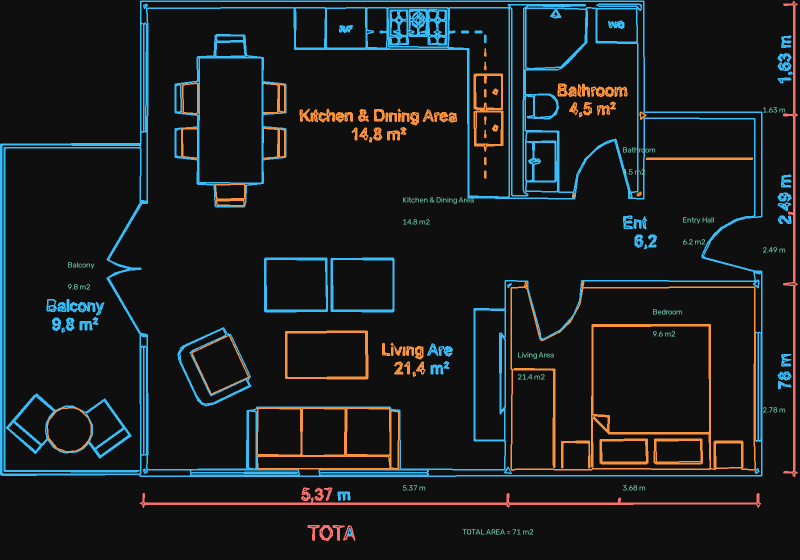
#> input picture debug_clean_layers_v2.png, 1600 x 1120 px (shown at 1/2 size)
$ python cli.py debug_clean_layers_v2.png
#> lines starting #> are read from the running program, lines starting #| are printed output that depends on the picture; after the words box and inside, x2 and y2 are one past the last pixel; in counts of white or black regions, pixels touching at a corner belong together
### engine/super_res.py
"""
ArchVec v11: Super-Resolution & Denoising Engine.
Enhances line sharpness, removes JPEG artifacts, and scales up 2x/4x.
"""

import cv2
import numpy as np
import os
import subprocess


class SuperResEnhancer:
    def __init__(self, scale: int = 2, denoise_strength: int = 50):
        self.scale = scale
        self.denoise_strength = denoise_strength

    def enhance(self, img_bgr: np.ndarray) -> np.ndarray:
        """
        Enhances raster floor plan with high-order Lanczos interpolation,
        edge-preserving bilateral smoothing, and unsharp masking.
        """
        h, w = img_bgr.shape[:2]
        target_w = w * self.scale
        target_h = h * self.scale

        # 1. High-fidelity Lanczos4 Upscaling
        upscaled = cv2.resize(img_bgr, (target_w, target_h), interpolation=cv2.INTER_LANCZOS4)

        # 2. Edge-Preserving Bilateral Denoising
        denoised = cv2.bilateralFilter(
            upscaled,
            d=9,
            sigmaColor=self.denoise_strength,
            sigmaSpace=self.denoise_strength
        )

        # 3. Unsharp Masking for Sharp Architectural Inks
        gaussian = cv2.GaussianBlur(denoised, (0, 0), sigmaX=2.0)
        sharpened = cv2.addWeighted(denoised, 1.5, gaussian, -0.5, 0)

        return sharpened

### engine/ink_extractor.py
"""
ArchVec v11: Clean Ink Extraction & Background Removal Engine.
Extracts pure black/gray architectural lines and discards paper textures.
"""

import cv2
import numpy as np


class InkExtractor:
    def __init__(self, block_size: int = 21, c_offset: int = 8, min_speckle_area: int = 6):
        self.block_size = block_size if block_size % 2 == 1 else block_size + 1
        self.c_offset = c_offset
        self.min_speckle_area = min_speckle_area

    def extract_ink_mask(self, img_bgr: np.ndarray) -> np.ndarray:
        """
        Converts image to grayscale, applies adaptive thresholding,
        and filters out tiny dust/speckles.
        Returns uint8 binary mask (ink=255, background=0).
        """
        if len(img_bgr.shape) == 3:
            gray = cv2.cvtColor(img_bgr, cv2.COLOR_BGR2GRAY)
        else:
            gray = img_bgr.copy()

        # 1. Adaptive Gaussian Thresholding
        binary = cv2.adaptiveThreshold(
            gray,
            255,
            cv2.ADAPTIVE_THRESH_GAUSSIAN_C,
            cv2.THRESH_BINARY_INV,
            self.block_size,
            self.c_offset
        )

        # 2. Filter floating dust / tiny specs
        num_labels, labels, stats, _ = cv2.connectedComponentsWithStats(binary, connectivity=8)
        clean_mask = np.zeros_like(binary)
        for i in range(1, num_labels):
            if stats[i, cv2.CC_STAT_AREA] >= self.min_speckle_area:
                clean_mask[labels == i] = 255

        return clean_mask

### engine/vectorizer.py
"""
ArchVec v11: Vectorization Engine (Outline & Centerline with Ortho-Snapping).
Converts binary ink masks into clean geometric polylines and lines.
"""

from typing import List, Tuple, Dict, Any
import math
import cv2
import numpy as np
from skimage.morphology import skeletonize


class Vectorizer:
    def __init__(self, epsilon_px: float = 1.8, ortho_tol_deg: float = 4.0, min_area: float = 12.0):
        self.epsilon_px = epsilon_px
        self.ortho_tol_deg = ortho_tol_deg
        self.min_area = min_area

    def vectorize_outline(self, binary_mask: np.ndarray) -> List[np.ndarray]:
        """
        Extracts closed contour polygons and applies Douglas-Peucker simplification + Ortho snapping.
        """
        contours, _ = cv2.findContours(binary_mask, cv2.RETR_CCOMP, cv2.CHAIN_APPROX_SIMPLE)
        polygons = []

        for cnt in contours:
            area = cv2.contourArea(cnt)
            if area < self.min_area:
                continue

            approx = cv2.approxPolyDP(cnt, epsilon=self.epsilon_px, closed=True)
            if len(approx) >= 3:
                pts = approx[:, 0, :]
                rectified = self._ortho_rectify_polygon(pts)
                polygons.append(rectified)

        return polygons

    # [42 lines left out: functions vectorize_centerline, _ortho_rectify_line, not called in this run]

    def _ortho_rectify_polygon(self, pts: np.ndarray) -> np.ndarray:
        snapped = []
        n = len(pts)
        for i in range(n):
            p1 = pts[i].astype(float)
            p2 = pts[(i + 1) % n].astype(float)
            dx = p2[0] - p1[0]
            dy = p2[1] - p1[1]
            ang = (math.degrees(math.atan2(dy, dx)) + 360.0) % 180.0

            if ang < self.ortho_tol_deg or ang > (180.0 - self.ortho_tol_deg):
                p2[1] = p1[1]
            elif abs(ang - 90.0) < self.ortho_tol_deg:
                p2[0] = p1[0]

            snapped.append(p1)

        return np.array(snapped, dtype=float)

### engine/scale_calibrator.py
"""
ArchVec v11: Single-Reference Metric Scale Calibrator.
Transforms pixel vectors into real-world 1:1 metric CAD coordinates.
"""

from typing import Tuple, List
import math
import numpy as np


class ScaleCalibrator:
    def __init__(self, scale_m_per_px: float = 0.015):
        self.scale_m_per_px = scale_m_per_px

    def calibrate_from_reference_line(
        self,
        pt1_px: Tuple[float, float],
        pt2_px: Tuple[float, float],
        real_length_m: float
    ) -> float:
        """
        Calculates scale factor (meters per pixel) from two points and known real-world length.
        """
        dx = pt2_px[0] - pt1_px[0]
        dy = pt2_px[1] - pt1_px[1]
        dist_px = math.hypot(dx, dy)

        if dist_px < 1e-4:
            raise ValueError("Reference points are too close to compute valid scale.")

        self.scale_m_per_px = real_length_m / dist_px
        return self.scale_m_per_px

    def transform_point_to_cad(self, x_px: float, y_px: float, img_height_px: float) -> Tuple[float, float]:
        """
        Converts raster pixel (origin top-left, Y downwards)
        to CAD metric coordinates (origin bottom-left, Y upwards, in meters).
        """
        cad_x = x_px * self.scale_m_per_px
        cad_y = (img_height_px - y_px) * self.scale_m_per_px
        return (cad_x, cad_y)

    def transform_polygon_to_cad(self, polygon_px: np.ndarray, img_height_px: float) -> List[Tuple[float, float]]:
        return [
            self.transform_point_to_cad(pt[0], pt[1], img_height_px)
            for pt in polygon_px
        ]

### engine/dxf_exporter.py
"""
ArchVec v11: Professional AIA Layered DXF Exporter.
Exports metric AutoCAD DXF files (R2010) with clean layers.
"""

from typing import List, Tuple, Optional
import io
import math
import numpy as np
import ezdxf
from ezdxf.enums import TextEntityAlignment


class DXFExporter:
    def __init__(self):
        pass

    def export(
        self,
        polygons_cad: Optional[List[List[Tuple[float, float]]]] = None,
        lines_cad: Optional[List[Tuple[Tuple[float, float], Tuple[float, float]]]] = None,
        reference_info: Optional[str] = None
    ) -> str:
        """
        Generates standard AutoCAD R2010 DXF document string.
        """
        doc = ezdxf.new("R2010")
        msp = doc.modelspace()

        # Setup standard AIA CAD layers
        layers = [
            ("A-WALL", 7, "Continuous"),        # White/Black
            ("A-CENTERLINE", 3, "Continuous"),  # Green
            ("A-DIMS", 1, "Continuous"),        # Red
            ("A-ANNO", 6, "Continuous")         # Magenta
        ]

        for name, color, linetype in layers:
            if name not in doc.layers:
                doc.layers.add(name=name, color=color, linetype=linetype)

        # 1. Export Outline Polygons (A-WALL)
        if polygons_cad:
            for poly in polygons_cad:
                if len(poly) >= 3:
                    msp.add_lwpolyline(poly, close=True, dxfattribs={"layer": "A-WALL"})

        # 2. Export Centerline Segments (A-CENTERLINE)
        if lines_cad:
            for p1, p2 in lines_cad:
                msp.add_line(p1, p2, dxfattribs={"layer": "A-CENTERLINE"})

        # 3. Reference Annotation
        if reference_info:
            msp.add_text(
                reference_info,
                dxfattribs={"layer": "A-ANNO", "height": 0.30}
            ).set_placement((0, -1.0), align=TextEntityAlignment.LEFT)

        stream = io.StringIO()
        doc.write(stream)
        return stream.getvalue()

    def save_file(self, dxf_string: str, filepath: str) -> str:
        with open(filepath, "w", encoding="utf-8") as f:
            f.write(dxf_string)
        return filepath

### cli.py
#!/usr/bin/env python3
"""
ArchVec v11: CLI Pipeline Runner (Raster to Metric CAD/DXF).
"""

import sys
import os
import argparse
import cv2

sys.path.insert(0, os.path.abspath(os.path.dirname(__file__)))

from engine.super_res import SuperResEnhancer
from engine.ink_extractor import InkExtractor
from engine.vectorizer import Vectorizer
from engine.scale_calibrator import ScaleCalibrator
from engine.dxf_exporter import DXFExporter


def process_plan_to_dxf(
    input_image_path: str,
    output_dxf_path: str,
    real_ref_meters: float = 5.37,
    ref_pt1=(96, 492),
    ref_pt2=(476, 492),
    mode: str = "outline",
    scale_factor: int = 2
):
#> called with input_image_path = 'debug_clean_layers_v2.png', output_dxf_path = 'output.dxf', real_ref_meters = 5.37, ref_pt1 = (96, 492), ref_pt2 = (476, 492), mode = 'outline', scale_factor = 2
    print(f"================================================================")
    print(f"  ArchVec v11: Raster to Metric CAD Vectorization Pipeline")
    print(f"  Input: {input_image_path}")
    print(f"  Output: {output_dxf_path}")
    print(f"================================================================")

    if not os.path.exists(input_image_path):
        raise FileNotFoundError(f"Input file not found: {input_image_path}")

    img = cv2.imread(input_image_path)
#> img is the input picture: shape (1120, 1600, 3); mean B, G, R 30.4, 29.2, 25.1
    h, w = img.shape[:2]
    print(f"[1/5] Loaded image: {w}x{h} px")
#| [1/5] Loaded image: 1600x1120 px

    # Step 1: Super-Resolution / Neural Sharpening
    print("[2/5] Running Super-Resolution & Denoising...")
    enhancer = SuperResEnhancer(scale=scale_factor, denoise_strength=45)
    enhanced = enhancer.enhance(img)
#> in enhance, `upscaled = cv2.resize(img_bgr, (target_w, target_h), interpolation=cv2..`:
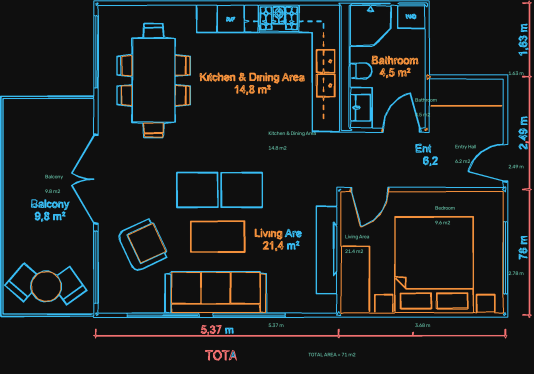
#> upscaled: shape (2240, 3200, 3) (shown at 1/6 size); mean B, G, R 30.2, 29.3, 25
    eh, ew = enhanced.shape[:2]

    # Step 2: Clean Ink Extraction
    print("[3/5] Extracting clean ink lines & removing background...")
    extractor = InkExtractor(block_size=21, c_offset=8, min_speckle_area=6)
    ink_mask = extractor.extract_ink_mask(enhanced)
#> in extract_ink_mask, `gray = cv2.cvtColor(img_bgr, cv2.COLOR_BGR2GRAY)`:
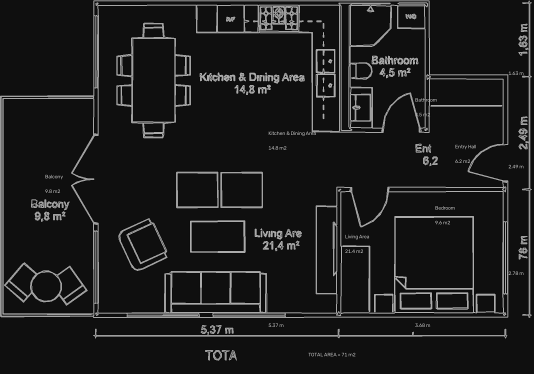
#> gray: shape (2240, 3200) (shown at 1/6 size); min 0, max 227, mean 28.3
#> in extract_ink_mask, `binary = cv2.adaptiveThreshold( gray, 255, cv2.ADAPTIVE_THRESH_GAUSSIA..`:
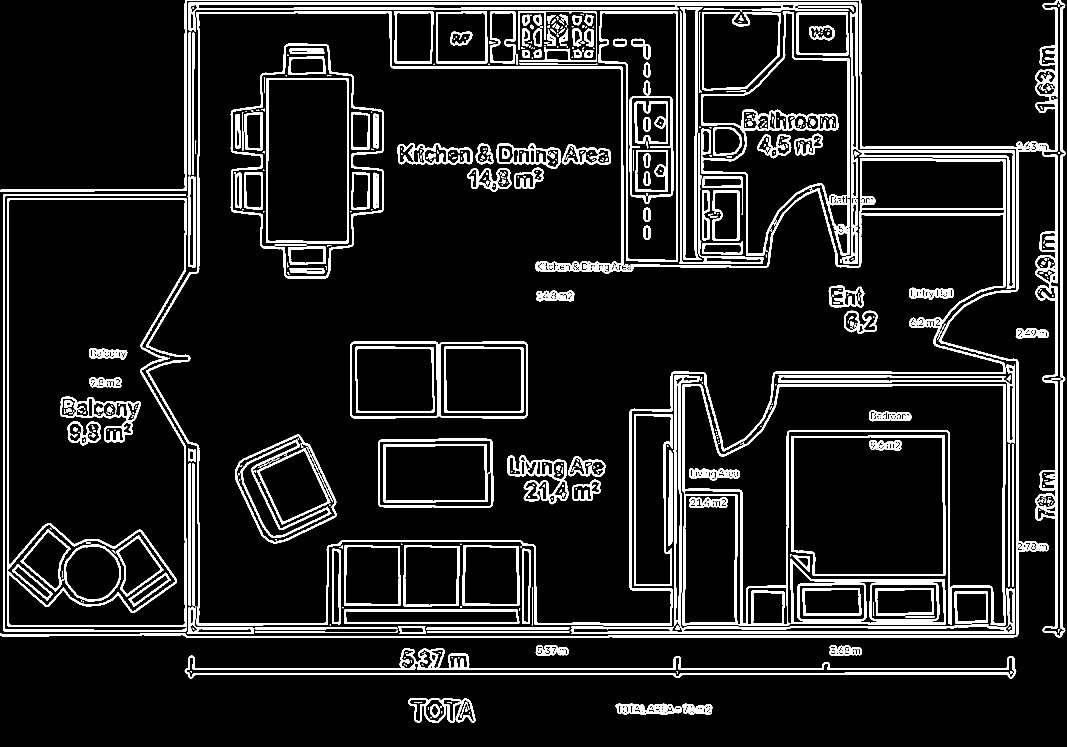
#> binary: shape (2240, 3200) (shown at 1/3 size); 10.2% white; 647 white regions (282 under 20 px), largest, box (x1, y1, x2, y2) and area: (0, 0, 3196, 1914) 77504, (438, 34, 3018, 1876) 72211, (566, 8, 3044, 866) 43232
#> in extract_ink_mask, `num_labels, labels, stats, _ = cv2.connectedComponentsWithStats(binary..`:
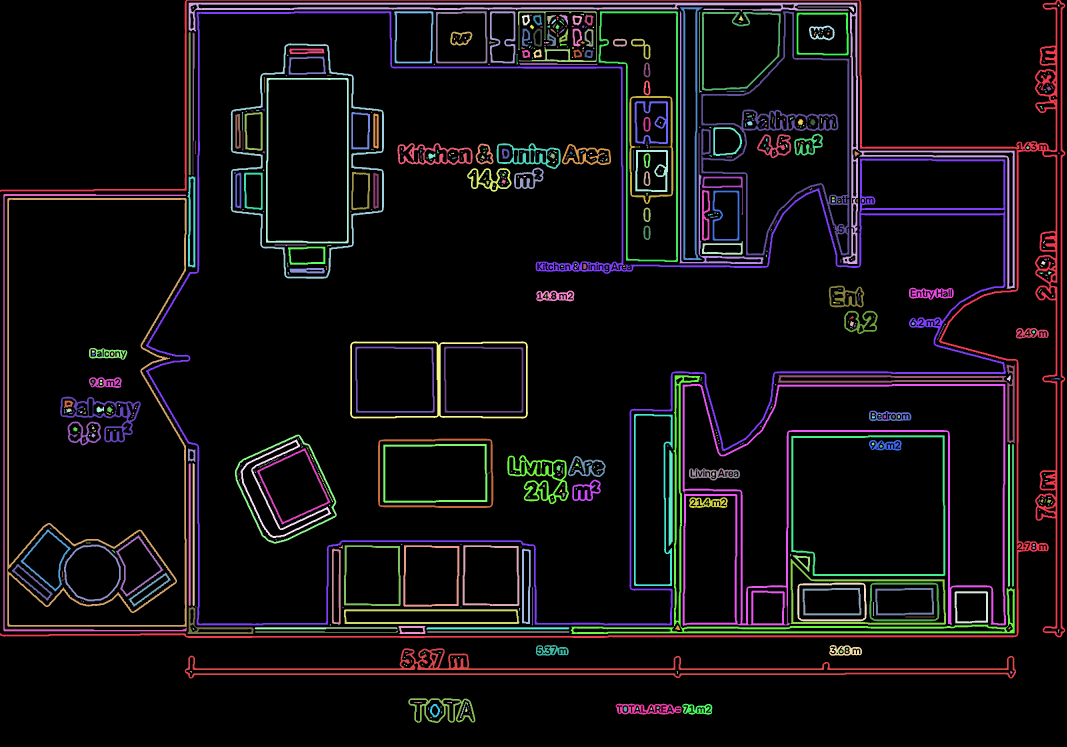
#> labels: shape (2240, 3200) int32 (shown at 1/3 size); 648 distinct labels, from 0 to 647; one colour per label, 0 black
#> in extract_ink_mask, `num_labels, labels, stats, _ = cv2.connectedComponentsWithStats(binary..`: num_labels = 648; stats = 648 rows, first 6: [0, 0, 3200, 2240, 6440393], [0, 0, 3196, 1914, 77504], [566, 8, 2478, 858, 43232], [3174, 14, 4, 6, 21], [2394, 20, 168, 16, 437], [578, 22, 4, 4, 13]

    # Step 3: Vectorization & Ortho Snapping
    print(f"[4/5] Vectorizing in '{mode}' mode with Ortho-Snapping...")
    vectorizer = Vectorizer(epsilon_px=1.8, ortho_tol_deg=4.0, min_area=12.0)

    polys_cad = []
    lines_cad = []

    # Step 4: Metric Calibration
    calibrator = ScaleCalibrator()
    scaled_pt1 = (ref_pt1[0] * scale_factor, ref_pt1[1] * scale_factor)
    scaled_pt2 = (ref_pt2[0] * scale_factor, ref_pt2[1] * scale_factor)
    scale_m_per_px = calibrator.calibrate_from_reference_line(scaled_pt1, scaled_pt2, real_ref_meters)
    print(f"      Calibrated Metric Scale: {scale_m_per_px:.5f} meters/pixel (1 px = {scale_m_per_px*1000:.2f} mm)")

    if mode in ("outline", "both"):
        polygons_px = vectorizer.vectorize_outline(ink_mask)
#> in vectorize_outline, `contours, _ = cv2.findContours(binary_mask, cv2.RETR_CCOMP, cv2.CHAIN_..`: contours = 1000 contours, 369 with area under 20; largest, box (x1, y1, x2, y2) and area: (438, 34, 3018, 1876) 2716448, (444, 38, 3012, 1872) 2588668, (22, 594, 560, 1882) 650620, (26, 598, 556, 1876) 549952, (2048, 1152, 3018, 1878) 365108
#> the loop in vectorize_outline, `for cnt in contours:` made 1000 passes
#> (area, n in _ortho_rectify_polygon, rectified) on passes 5, 6, 7, 8, 10, 23: (23, 3, [[2009, 2122], [2007, 2129], [2012, 2129]]), (23, 3, [[1953, 2122], [1951, 2129], [1956, 2129]]), (23, 3, [[1911, 2122], [1909, 2129], [1914, 2129]]), (40.5, 3, [[1399, 2122], [1396, 2135], [1401, 2133]]), (40, 4, [[1970, 2120], [1970, 2126], [1977, 2125], [1976, 2120]]), (69, 4, [[2027, 2131], [2040, 2130], [2042, 2133], [2028, 2135]])
#> after the loop in vectorize_outline, `for cnt in contours:`: polygons = 688 items
#> polygons_px = 688 items
        print(f"      Extracted {len(polygons_px)} clean closed polygons.")
#|       Extracted 688 clean closed polygons.
        for p in polygons_px:
            polys_cad.append(calibrator.transform_polygon_to_cad(p, eh))
#> this loop made 688 passes

    if mode in ("centerline", "both"):
        segments_px = vectorizer.vectorize_centerline(ink_mask)
        print(f"      Extracted {len(segments_px)} centerline segments.")
        for p1, p2 in segments_px:
            cad_p1 = calibrator.transform_point_to_cad(p1[0], p1[1], eh)
            cad_p2 = calibrator.transform_point_to_cad(p2[0], p2[1], eh)
            lines_cad.append((cad_p1, cad_p2))

    # Step 5: DXF Export
    print(f"[5/5] Exporting metric AutoCAD DXF to {output_dxf_path}...")
    exporter = DXFExporter()
    ref_info = f"ArchVec v11 | Ref: {real_ref_meters}m | Scale: 1px = {scale_m_per_px*1000:.2f}mm"
    dxf_content = exporter.export(polygons_cad=polys_cad, lines_cad=lines_cad, reference_info=ref_info)
#> the loop in export, `for poly in polygons_cad:` made 688 passes
#> poly on passes 1 to 3: [(14.2, 0.834), (14.18, 0.784), (14.22, 0.784)], [(13.8, 0.834), (13.79, 0.784), (13.82, 0.784)], [(13.5, 0.834), (13.49, 0.784), (13.52, 0.784)]
    exporter.save_file(dxf_content, output_dxf_path)

    print(f"✅ SUCCESS: Exported clean metric CAD file ({os.path.getsize(output_dxf_path)/1024:.1f} KB)")
    return output_dxf_path


if __name__ == "__main__":
    parser = argparse.ArgumentParser(description="ArchVec v11 CLI Pipeline")
    parser.add_argument("input", help="Path to input floor plan image")
    parser.add_argument("-o", "--output", default="output.dxf", help="Path to output DXF file")
    parser.add_argument("--ref-len", type=float, default=5.37, help="Real length of reference line in meters")
    parser.add_argument("--mode", choices=["outline", "centerline", "both"], default="outline", help="Vectorization mode")

    args = parser.parse_args()
    process_plan_to_dxf(args.input, args.output, real_ref_meters=args.ref_len, mode=args.mode)
